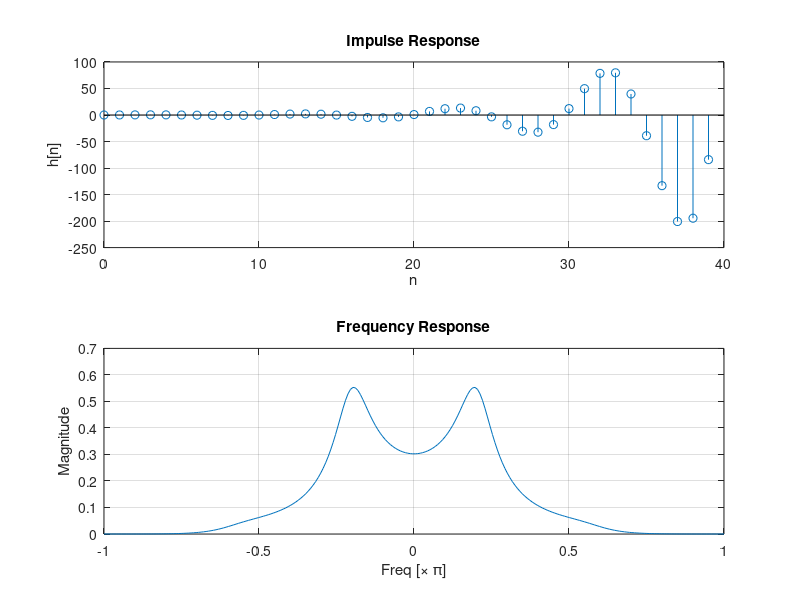
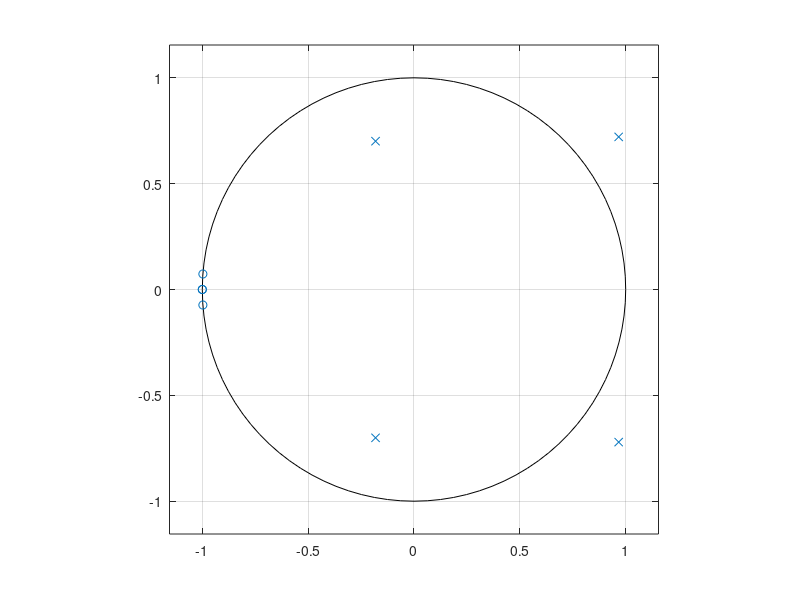

Write MATLAB code to recreate these figures, in order.
% Filter Coefficients
b = [0.0186,0.0743,0.1114,0.0743,0.0186];
a = [1,-1.5704,1.2756,-0.4844,0.762];

[h,t] = impz(b,a,40);
figure(1);
subplot(2,1,1);
stem(t,h);
grid;
title('Impulse Response');
xlabel('n');
ylabel('h[n]');

ww = linspace(-1,1,250);

[resp,w] = freqz(b,a,ww*pi);
subplot(2,1,2);
plot(ww,abs(resp));
grid;
title('Frequency Response');
xlabel('Freq [\times \pi]');
ylabel('Magnitude');

filter_zeros = roots(b);
filter_poles = roots(a);

figure(2);
zplane(filter_zeros,filter_poles);


